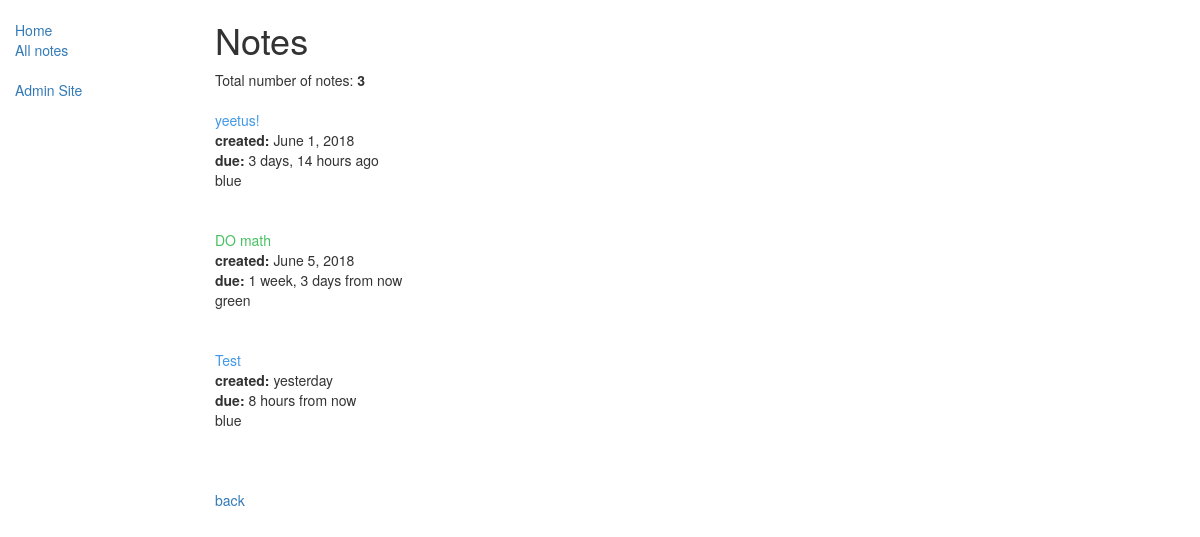
/notes, run on an earlier commit of the app's database.
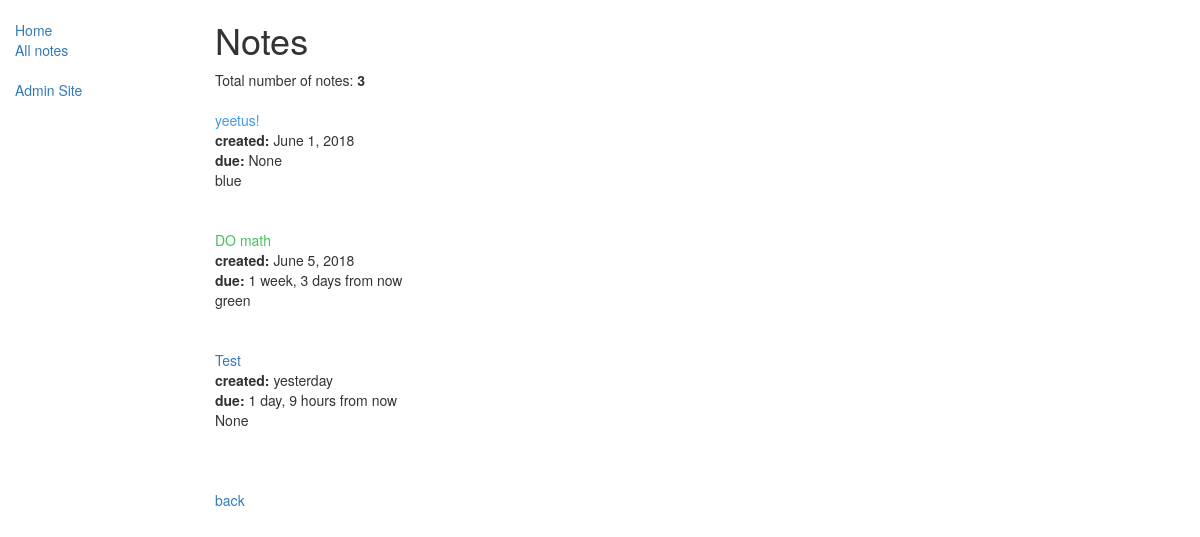
And on a later commit of the database.
### notesApp/models.py (models this page shows, shortened)
class Note(models.Model):
    colourChoices = (
        ('blue', 'Blue'),
        ('red', 'Red'),
        ('green', 'Green'),
        ('yellow', 'Yellow'),
    )
    owner = models.ForeignKey(User, on_delete=models.CASCADE)
    title = models.CharField(
        max_length=50, help_text="Main description of your task")
    description = models.TextField(
        blank=True, null=True, help_text="Any additional information")
    colour = models.CharField(blank=True, null=True,
                              max_length=50, choices=colourChoices, help_text="Colour code the note")
    group = models.CharField(
        blank=True, null=True, max_length=50, help_text="Assign the note to a group")
    dateCreated = models.DateTimeField(
        auto_now_add=True, verbose_name='date created')
    dateDue = models.DateTimeField(
        blank=True, null=True, help_text="Set a reminder date", verbose_name='date due')
    class Meta:
        ordering = ["dateCreated"]

### notesApp/views.py (the view)
# urls.py: path('notes', views.notes, name='notes'),
def notes(request):
    notes = Note.objects.all()
    numNotes = notes.count()
    return render(request, 'notesApp/notes.html', {'notes': notes, 'numNotes': numNotes})

### templates/notesApp/notes.html
{% extends "base.html" %}
{% load humanize %}
{% block content %}
    <h1>Notes</h1>
    {% if notes %}
        Total number of notes: <b>{{ numNotes }}</b><br><br>
        {% for note in notes %}
            <a href="note/{{note.id}}" class="{{ note.colour }}">{{ note.title }}</a>
            <br>
            <b>created:</b> {{ note.dateCreated|naturalday }}<br>
            <b>due:</b> {{ note.dateDue|naturaltime }}
            <br>
            {{ note.colour }}
            <br>
            <br>
            <br>
        {% endfor %}
    {% else %}
        no notes
    {% endif %}
    <br>
    <a href="{% url 'index' %}">back</a>
{% endblock %}

### templates/base.html (shortened to what this page needs)
<!DOCTYPE html>
<html lang="en">
<head>
  <link rel="stylesheet" href="https://maxcdn.bootstrapcdn.com/bootstrap/3.3.7/css/bootstrap.min.css">
  {% load static %}
  <link rel="stylesheet" href="{% static 'notesApp/css/styles.css' %}">
</head>
<body>
  <div class="container-fluid">
    <div class="row">
      <div class="col-sm-2">
        {% block sidebar %}
        <ul class="sidebar-nav">
          <li>
            <a href="{% url 'index' %}">Home</a>
          </li>
          <li>
            <a href="{% url 'notes' %}">All notes</a>
          </li>
          <br>
          <li>
            <a href="admin">Admin Site</a>
          </li>
        </ul>
        {% endblock %}
      </div>
      <div class="col-sm-10 ">
        {% block content %}{% endblock %}
      </div>
    </div>
  </div>
</body>
</html>

### static/notesApp/css/styles.css (style rules this page uses)
.sidebar-nav { margin-top: 20px; padding: 0; list-style: none; }
.blue { color: rgb(66, 152, 228) }
.green { color: rgb(71, 192, 97) }

What changed in the data, as far as the page shows it:
changed Note "yeetus!": dateDue "3 days, 14 hours ago" → "None"
changed Note "Test": dateDue "8 hours from now" → "1 day, 9 hours from now"; colour "blue" → "None"
